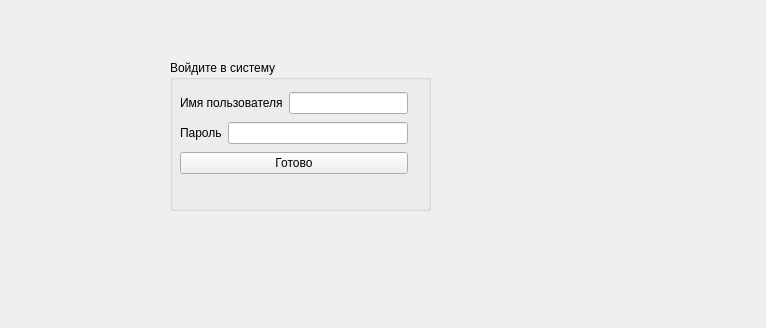
<?xml version="1.0" encoding="UTF-8"?>
<ui version="4.0">
 <class>MainWindow</class>
 <widget class="QMainWindow" name="MainWindow">
  <property name="geometry">
   <rect>
    <x>0</x>
    <y>0</y>
    <width>766</width>
    <height>328</height>
   </rect>
  </property>
  <property name="windowTitle">
   <string>Авторизация</string>
  </property>
  <widget class="QWidget" name="centralwidget">
   <widget class="QGroupBox" name="groupBox">
    <property name="geometry">
     <rect>
      <x>170</x>
      <y>60</y>
      <width>261</width>
      <height>151</height>
     </rect>
    </property>
    <property name="title">
     <string>Войдите в систему</string>
    </property>
    <widget class="QWidget" name="">
     <property name="geometry">
      <rect>
       <x>10</x>
       <y>30</y>
       <width>228</width>
       <height>86</height>
      </rect>
     </property>
     <layout class="QVBoxLayout" name="verticalLayout">
      <item>
       <layout class="QHBoxLayout" name="horizontalLayout">
        <item>
         <widget class="QLabel" name="label">
          <property name="text">
           <string>Имя пользователя</string>
          </property>
         </widget>
        </item>
        <item>
         <widget class="QLineEdit" name="lineEdit_username"/>
        </item>
       </layout>
      </item>
      <item>
       <layout class="QHBoxLayout" name="horizontalLayout_2">
        <item>
         <widget class="QLabel" name="label_2">
          <property name="text">
           <string>Пароль</string>
          </property>
         </widget>
        </item>
        <item>
         <widget class="QLineEdit" name="lineEdit_password"/>
        </item>
       </layout>
      </item>
      <item>
       <widget class="QPushButton" name="pushButton_login">
        <property name="text">
         <string>Готово</string>
        </property>
       </widget>
      </item>
     </layout>
    </widget>
   </widget>
  </widget>
  <widget class="QMenuBar" name="menubar">
   <property name="geometry">
    <rect>
     <x>0</x>
     <y>0</y>
     <width>766</width>
     <height>22</height>
    </rect>
   </property>
  </widget>
 </widget>
 <resources/>
 <connections/>
</ui>
